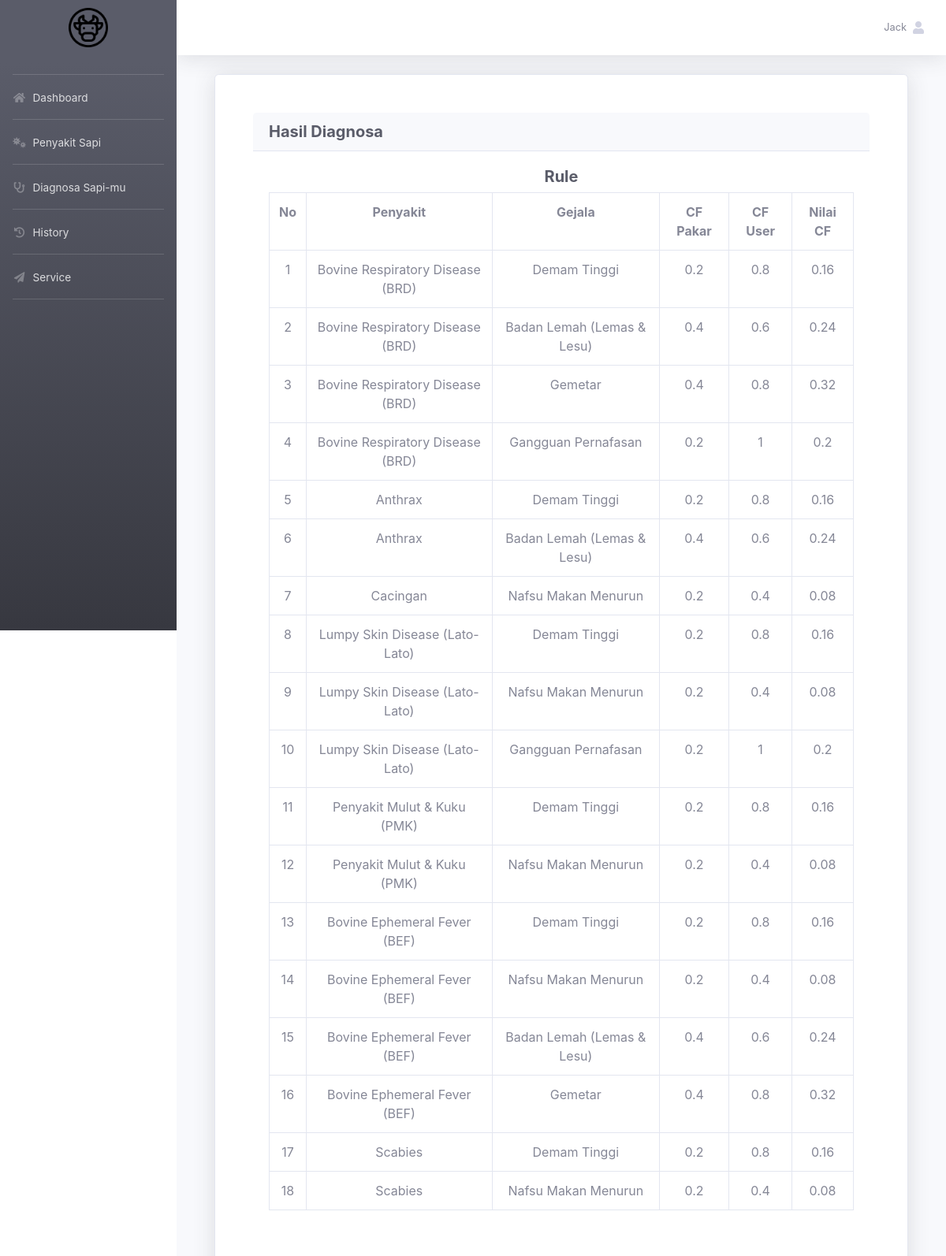
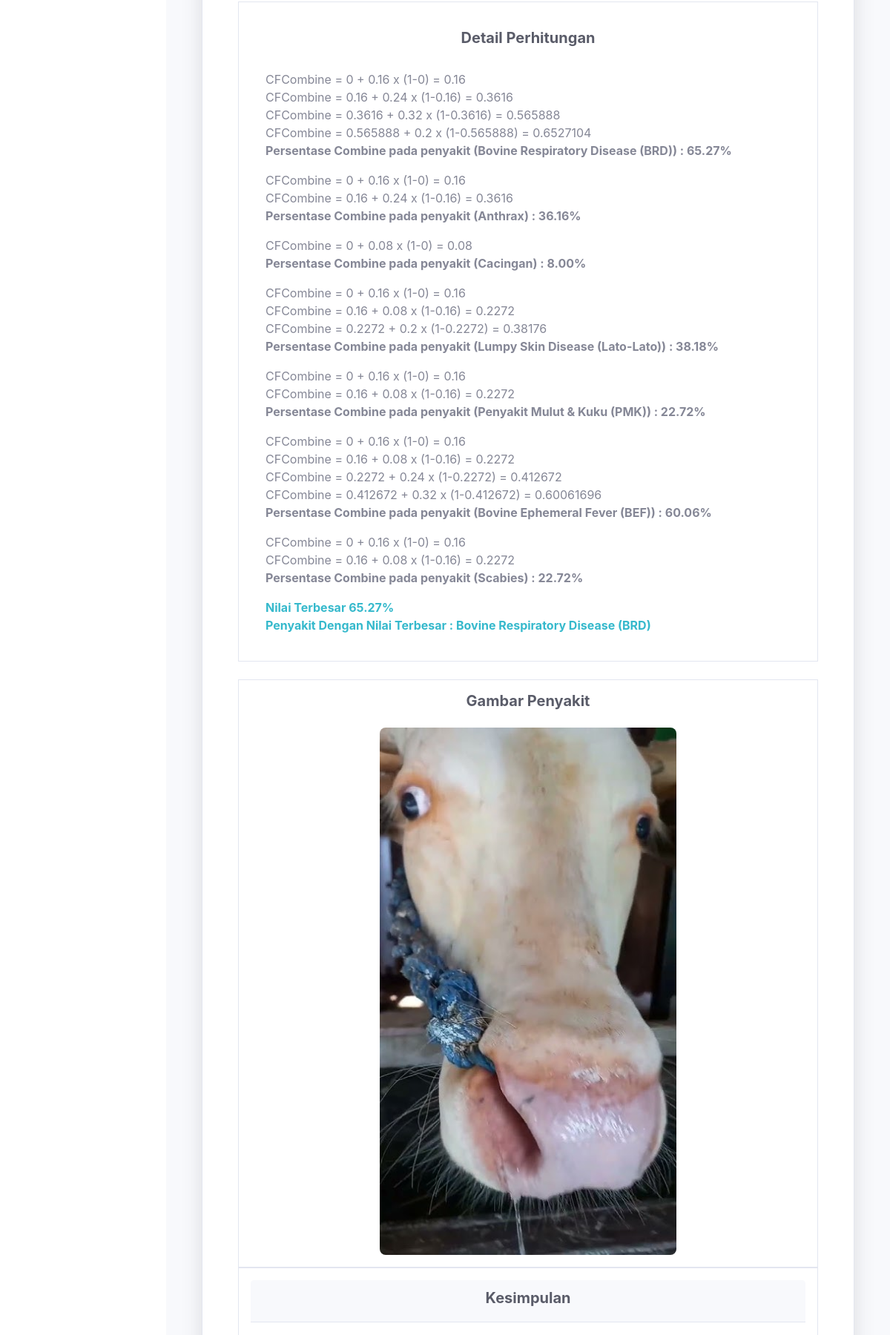
The page /user/hasil.php?no_regdiagnosa=E51T43AD19 (signed in, upper part) on the database its author committed (2 pictures, top to bottom).
### tables this page shows
CREATE TABLE `tbl_penyakit` (
  `id_penyakit` int(11) NOT NULL,
  `nama_penyakit` varchar(100) NOT NULL,
  `keterangan` text DEFAULT NULL,
  `solusi` text DEFAULT NULL,
  `gambar` varchar(255) DEFAULT NULL
);

CREATE TABLE `tbl_gejala` (
  `id_gejala` int(11) NOT NULL,
  `nama_gejala` varchar(100) NOT NULL,
  `nilai_gejala` double NOT NULL
);

CREATE TABLE `tbl_detail_diagnosa` (
  `id_detail` int(11) NOT NULL,
  `id_diagnosa` int(11) DEFAULT NULL,
  `id_gejala` int(11) DEFAULT NULL,
  `nilai_user` double DEFAULT NULL
);

### user/hasil.php (called while the page is built, shortened)
<?php
$id_akun = $_SESSION['id_akun'];
$no_regdiagnosa = $_GET['no_regdiagnosa'] ?? null;
include 'index.php';
?>

### user/hasil-content.php (the view, shortened to what this page needs)
<div class="container">
    <div class="card shadow p-5 mb-5">
        <div class="card-header">
            <h5 class="m-0 font-weight-bold text-dark">Hasil Diagnosa</h5>
        </div>
        <div class="card-body">
            <h5 class="font-weight-bold text-dark text-center">Rule</h5>
            <div class="table-responsive">
                <table class="table table-bordered">
                    <tr>
                        <th class="text-center">No</th>
                        <th class="text-center">Penyakit</th>
                        <th class="text-center">Gejala</th>
                        <th class="text-center">CF Pakar</th>
                        <th class="text-center">CF User</th>
                        <th class="text-center">Nilai CF</th>
                    </tr>
                    <?php
                    $sql = mysqli_query($conn, "SELECT p.nama_penyakit, g.nama_gejala, g.nilai_gejala, d.nilai_user
                        FROM tbl_penyakit p
                        JOIN tbl_basis_pengetahuan b ON p.id_penyakit = b.id_penyakit
                        JOIN tbl_gejala g ON b.id_gejala = g.id_gejala
                        JOIN tbl_detail_diagnosa d ON g.id_gejala = d.id_gejala
                        JOIN tbl_diagnosa diag ON diag.id_diagnosa = d.id_diagnosa
                        WHERE diag.id_akun = '$id_akun' AND diag.no_regdiagnosa = '$no_regdiagnosa'
                        ORDER BY p.id_penyakit, g.id_gejala");
                    $i = 0;
                    while ($r = mysqli_fetch_array($sql)) {
                        $nilai_cf = $r['nilai_gejala'] * $r['nilai_user'];
                        $i++;
                        echo "
                        <tr>
                            <td class='text-center'>$i</td>
                            <td class='text-center'>{$r['nama_penyakit']}</td>
                            <td class='text-center'>{$r['nama_gejala']}</td>
                            <td class='text-center'>{$r['nilai_gejala']}</td>
                            <td class='text-center'>{$r['nilai_user']}</td>
                            <td class='text-center'>$nilai_cf</td>
                        </tr>";
                    }
                    ?>
                </table>
            </div>
        </div>
        <br>
        <div class="border p-3">
            <div class="card-body">
                <h5 class="font-weight-bold text-dark text-center">Detail Perhitungan</h5>
                <br>
                <?php
                $highestPercentage = 0;
                $idPenyakitTerbesar = null;
                $data = mysqli_query($conn, "SELECT * FROM tbl_penyakit ORDER BY id_penyakit");
                while ($a = mysqli_fetch_array($data)) {
                    $sql1 = mysqli_query($conn, "SELECT g.nilai_gejala, d.nilai_user
                        FROM tbl_gejala g
                        JOIN tbl_basis_pengetahuan b ON g.id_gejala = b.id_gejala
                        JOIN tbl_detail_diagnosa d ON g.id_gejala = d.id_gejala
                        JOIN tbl_diagnosa diag ON diag.id_diagnosa = d.id_diagnosa
                        WHERE b.id_penyakit = '$a[id_penyakit]' AND diag.id_akun = '$id_akun' AND diag.no_regdiagnosa = '$no_regdiagnosa'");
                    $jml_data = mysqli_num_rows($sql1);
                    $cflama = 0;
                    $lastPercentage = 0;
                    while ($result = mysqli_fetch_array($sql1)) {
                        $cfhe = $result['nilai_gejala'] * $result['nilai_user'];
                        if ($jml_data > 0) {
                            $cf1 = $cflama;
                            $cf2 = $cfhe;
                            $cfcombine = $cf1 + $cf2 * (1 - $cf1);
                            $cflama = $cfcombine;
                            echo "<div class='text-justify'>
                            CFCombine = " . $cf1 . " + " . $cf2 . " x (1-" . $cf1 . ") = " . $cfcombine . "<br>
                            </div>";
                            $percentage = $cfcombine * 100;
                            $lastPercentage = number_format($percentage, 2);
                        }
                    }
                    if ($jml_data > 0) {
                        echo "<p><b>Persentase Combine pada penyakit (" . $a['nama_penyakit'] . ") : " . $lastPercentage . "%</b></p>";
                        if ($lastPercentage > $highestPercentage) {
                            $highestPercentage = $lastPercentage;
                            $idPenyakitTerbesar = $a['id_penyakit'];
                        }
                    }
                }
                $penyakitData = mysqli_query($conn, "SELECT * FROM tbl_penyakit WHERE id_penyakit = '$idPenyakitTerbesar'");
                if ($penyakitData) {
                    $penyakitInfo = mysqli_fetch_array($penyakitData);
                    $penyakitTerbesar = $penyakitInfo['nama_penyakit'];
                    $gambarPenyakit = $penyakitInfo['gambar'];
                    echo "
                    <b class='text-info'>Nilai Terbesar " . $highestPercentage . "%<br></b>
                    <b class='text-info'>Penyakit Dengan Nilai Terbesar : " . $penyakitTerbesar . "<br></b>";
                }
                ?>
            </div>
        </div>
        <?php if (!empty($gambarPenyakit)): ?>
            <div class="border p-3 mt-4">
                <h5 class="font-weight-bold text-dark text-center">Gambar Penyakit</h5>
                <div class="text-center">
                    <img src="../assets/image/penyakit/<?= htmlspecialchars($gambarPenyakit); ?>" alt="<?= htmlspecialchars($penyakitTerbesar); ?>" class="img-fluid mt-3" style="max-width: 400px; border-radius: 8px;">
                </div>
            </div>
        <?php endif; ?>
        <div class="border p-3">
            <div class="card-header">
                <h5 class="font-weight-bold text-dark text-center">Kesimpulan</h5>
            </div>
            <div class="card-body">
            </div>
        </div>
        <br>
        <br>
        <br>
    </div>
</div>

### rows shown on the page
tbl_penyakit: nama_penyakit "Bovine Respiratory Disease (BRD)", tbl_gejala.nama_gejala "Demam Tinggi", tbl_gejala.nilai_gejala "0.2", tbl_detail_diagnosa.nilai_user "0.8", tbl_gejala.nilai_gejala "0.16", tbl_gejala.nama_gejala "Badan Lemah (Lemas & Lesu)", tbl_gejala.nilai_gejala "0.4", tbl_detail_diagnosa.nilai_user "0.6", tbl_gejala.nilai_gejala "0.24", tbl_gejala.nama_gejala "Gemetar", tbl_gejala.nilai_gejala "0.32", tbl_gejala.nama_gejala "Gangguan Pernafasan", tbl_detail_diagnosa.nilai_user "1", cf1 "0", cf2 "0.16", cfcombine "0.16", cf1 "0.16", cf2 "0.24", cfcombine "0.3616", cf1 "0.3616", cf2 "0.32", cfcombine "0.565888", cf1 "0.565888", cf2 "0.2", cfcombine "0.6527104", lastPercentage "65.27", gambar (picture)
tbl_penyakit: nama_penyakit "Anthrax", tbl_gejala.nama_gejala "Demam Tinggi", tbl_gejala.nilai_gejala "0.2", tbl_detail_diagnosa.nilai_user "0.8", tbl_gejala.nilai_gejala "0.16", tbl_gejala.nama_gejala "Badan Lemah (Lemas & Lesu)", tbl_gejala.nilai_gejala "0.4", tbl_detail_diagnosa.nilai_user "0.6", tbl_gejala.nilai_gejala "0.24", cf1 "0", cf2 "0.16", cfcombine "0.16", cf1 "0.16", cf2 "0.24", cfcombine "0.3616", lastPercentage "36.16"
tbl_penyakit: nama_penyakit "Cacingan", tbl_gejala.nama_gejala "Nafsu Makan Menurun", tbl_gejala.nilai_gejala "0.2", tbl_detail_diagnosa.nilai_user "0.4", tbl_gejala.nilai_gejala "0.08", cf1 "0", cf2 "0.08", cfcombine "0.08", lastPercentage "8.00"
tbl_penyakit: nama_penyakit "Lumpy Skin Disease (Lato-Lato)", tbl_gejala.nama_gejala "Demam Tinggi", tbl_gejala.nilai_gejala "0.2", tbl_detail_diagnosa.nilai_user "0.8", tbl_gejala.nilai_gejala "0.16", tbl_gejala.nama_gejala "Nafsu Makan Menurun", tbl_detail_diagnosa.nilai_user "0.4", tbl_gejala.nilai_gejala "0.08", tbl_gejala.nama_gejala "Gangguan Pernafasan", tbl_detail_diagnosa.nilai_user "1", cf1 "0", cf2 "0.16", cfcombine "0.16", cf1 "0.16", cf2 "0.08", cfcombine "0.2272", cf1 "0.2272", cf2 "0.2", cfcombine "0.38176", lastPercentage "38.18"
tbl_penyakit: nama_penyakit "Penyakit Mulut & Kuku (PMK)", tbl_gejala.nama_gejala "Demam Tinggi", tbl_gejala.nilai_gejala "0.2", tbl_detail_diagnosa.nilai_user "0.8", tbl_gejala.nilai_gejala "0.16", tbl_gejala.nama_gejala "Nafsu Makan Menurun", tbl_detail_diagnosa.nilai_user "0.4", tbl_gejala.nilai_gejala "0.08", cf1 "0", cf2 "0.16", cfcombine "0.16", cf1 "0.16", cf2 "0.08", cfcombine "0.2272", lastPercentage "22.72"
tbl_penyakit: nama_penyakit "Bovine Ephemeral Fever (BEF)", tbl_gejala.nama_gejala "Demam Tinggi", tbl_gejala.nilai_gejala "0.2", tbl_detail_diagnosa.nilai_user "0.8", tbl_gejala.nilai_gejala "0.16", tbl_gejala.nama_gejala "Nafsu Makan Menurun", tbl_detail_diagnosa.nilai_user "0.4", tbl_gejala.nilai_gejala "0.08", tbl_gejala.nama_gejala "Badan Lemah (Lemas & Lesu)", tbl_gejala.nilai_gejala "0.4", tbl_detail_diagnosa.nilai_user "0.6", tbl_gejala.nilai_gejala "0.24", tbl_gejala.nama_gejala "Gemetar", tbl_gejala.nilai_gejala "0.32", cf1 "0", cf2 "0.16", cfcombine "0.16", cf1 "0.16", cf2 "0.08", cfcombine "0.2272", cf1 "0.2272", cf2 "0.24", cfcombine "0.412672", cf1 "0.412672", cf2 "0.32", cfcombine "0.60061696", lastPercentage "60.06"
tbl_penyakit: nama_penyakit "Scabies", tbl_gejala.nama_gejala "Demam Tinggi", tbl_gejala.nilai_gejala "0.2", tbl_detail_diagnosa.nilai_user "0.8", tbl_gejala.nilai_gejala "0.16", tbl_gejala.nama_gejala "Nafsu Makan Menurun", tbl_detail_diagnosa.nilai_user "0.4", tbl_gejala.nilai_gejala "0.08", cf1 "0", cf2 "0.16", cfcombine "0.16", cf1 "0.16", cf2 "0.08", cfcombine "0.2272", lastPercentage "22.72"

### other values the page prints
$_SESSION['username'] "Jack"
$highestPercentage "65.27"
